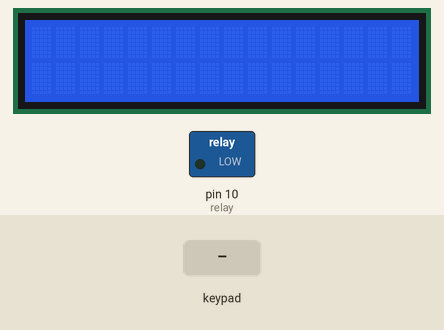
Recording of a sketch running on a simulated Arduino Uno, built with avr-gcc and run on an emulated ATmega328P. Shown: 16×2 character LCD, switched loads named in the sketch (green lamp = pin HIGH). The inputs (shaded band) are chosen by the test bench.

Above: at 1.2 s.
1.3 s: keypad keys 3 3 2 8 pressed 0.4 s apart
At 3.3 s:
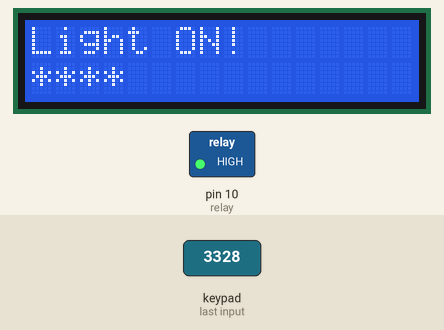
5.9 s: keypad keys 9 8 7 6 pressed 0.4 s apart
At 7.8 s:
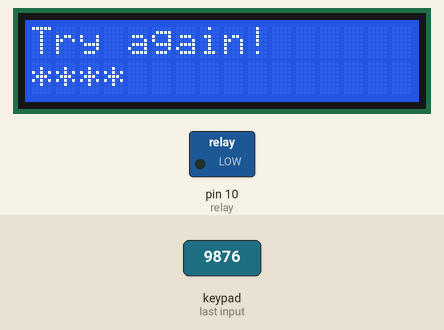
10.5 s: key '1' pressed
At 11.5 s:
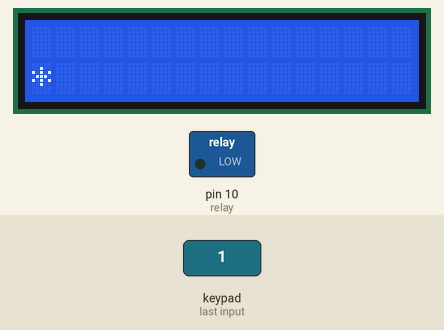
12.0 s: key '2' pressed
At 12.3 s:
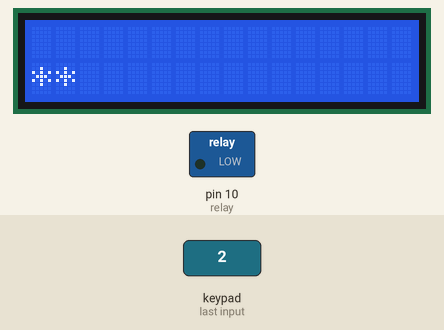
Timing chart, 0 to 14.5 s (numbered marks = the images above; inputs shaded):
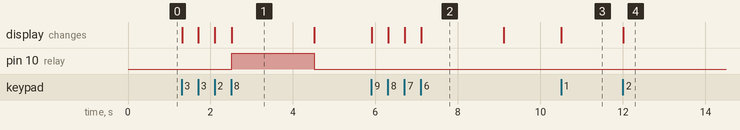

Measured:
- after the input at 1.3 s, pin 10 (relay): LOW → HIGH after 1.2 s, → LOW 2.0 s later; the display: first changes at once (image 1 shows a later state)
- after the input at 5.9 s, the display: first changes at once (image 2 shows a later state)
- after the input at 10.5 s, the display: changes at once (image 3)
- after the input at 12.0 s, the display: changes at once (image 4)
- what the display in image 1 shows lasts 2.0 s, from 2.5 s to 4.5 s

The sketch:

Password_Protected_Light.ino
```cpp
#include <LiquidCrystal_I2C.h>
#include <Keypad.h>

//-------------------Keypad Configuration-------------------
const byte ROWS = 4;
const byte COLS = 4;

char keys[ROWS][COLS] = {
  {'1','2','3','A'},
  {'4','5','6','B'},
  {'7','8','9','C'},
  {'*','0','#','D'}
};

byte rowPins[ROWS] = {9, 8, 7, 6}; // Rows connected to pins 9, 8, 7, 6
byte colPins[COLS] = {5, 4, 3, 2}; // Columns connected to pins 5, 4, 3, 2

Keypad keypad = Keypad(makeKeymap(keys), rowPins, colPins, ROWS, COLS);

//-------------------LCD Configuration-----------------------
LiquidCrystal_I2C lcd(0x27, 16, 2); // LCD address, columns, rows

//-------------------Variables-------------------------------
const char pass[] = "3328";  // Correct passcode
char checkPass[5] = "";      // Array to store input
int passIndex = 0;           // To track the current position in checkPass
int relay = 10;              // Relay pin

void setup() {
  lcd.init();
  lcd.clear();
  lcd.backlight();
  pinMode(relay, OUTPUT);
  digitalWrite(relay, LOW);
}

void loop() {
  char key = keypad.getKey();

  if (key) {
    if (passIndex < 4) {
      checkPass[passIndex] = key;
      passIndex++;
      checkPass[passIndex] = '\0';  // Null-terminate the string

      // Print the key to the LCD (optional)
      lcd.setCursor(passIndex - 1, 1);
      lcd.print('*'); // To display * instead of the actual key
    }

    if (passIndex == 4) {
      bool match = true;
      for (int i = 0; i < 4; i++) {
        if (checkPass[i] != pass[i]) {
          match = false;
          break;
        }
      }

      if (match) {
        lcd.setCursor(0, 0);
        lcd.print("Light ON!");
        digitalWrite(relay, HIGH);
        delay(2000);
      } else {
        lcd.setCursor(0, 0);
        lcd.print("Try again!");
        delay(2000);
      }

      // Reset for the next attempt
      lcd.clear();
      passIndex = 0;
      for (int i = 0; i < 5; i++) {
        checkPass[i] = '\0'; // Clear the input array
      }
    }
  }

  digitalWrite(relay, LOW);
}
```
